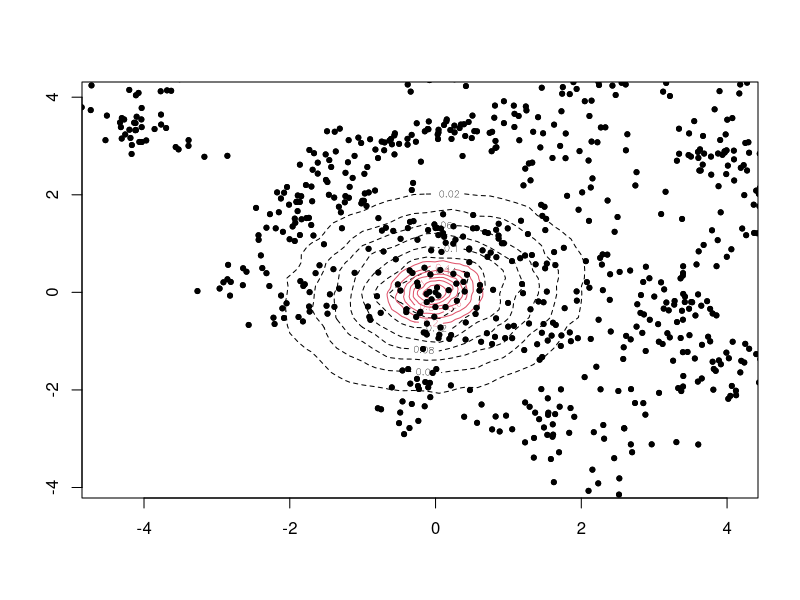

Write the R code that produced this figure.
# lets first simulate a bivariate normal sample
library(MASS)
library(mvtnorm)
bigauss <- mvrnorm(50000, mu = c(0, 0), Sigma = matrix(c(1, .1, .1, 1), 2))
bigauss.estimate <- kde2d(bigauss[,1], bigauss[,2], n = 50)
contour(bigauss.estimate,nlevels=6,lty=2)

bigauss <- mvrnorm(50000, mu = c(0, 0), Sigma = matrix(c(.1, .01, .01, .1), 2))
bigauss.estimate <- kde2d(bigauss[,1], bigauss[,2], n = 50)
contour(bigauss.estimate,nlevels=6,col=2,add=TRUE)

L <- 1000
smallcov <- matrix(c(.1,.01,.01,.1),2)
x <- c(0,0)
for(i in 1:L)
{
	x2 <- mvrnorm(1, mu=x, Sigma=smallcov)
	lines(c(x[1],x2[1]), c(x[2],x2[2]), t='p',pch=20)
	x <- x2
}
